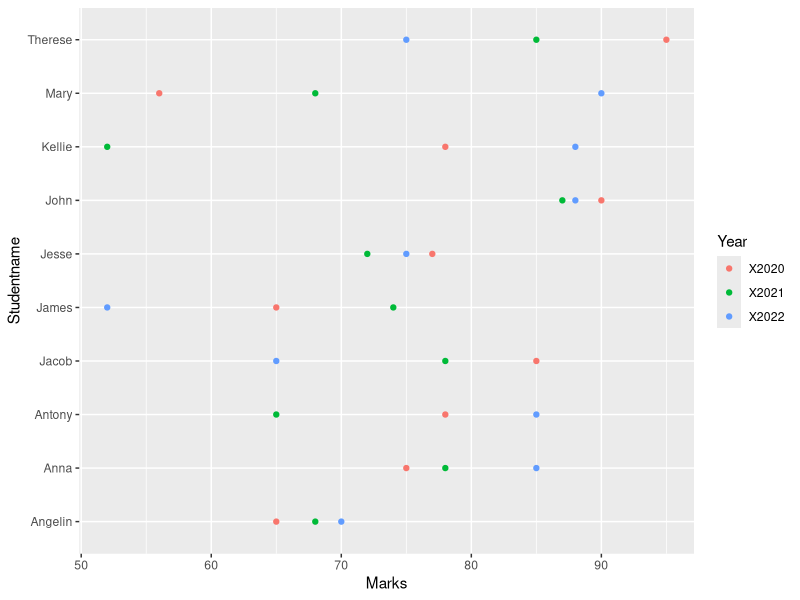
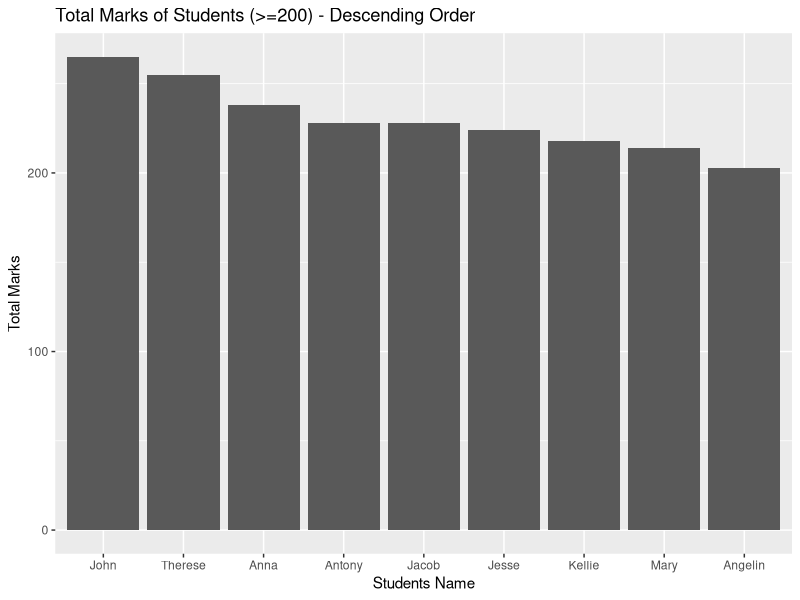

The R source for these figures, in order: (Note: this script raises an error after producing the figures.)
## ---- chunk 1
knitr::opts_chunk$set(echo = TRUE)
## ---- chunk 2
dir=getwd()
## ---- chunk 3
setwd(dir)
## ---- chunk 4
#DO NOT CHANGE THE CODE BELOW!
word_count <- function(s)
  {
    return(length(strsplit(str, "\\s+")[[1]]))
  }
## ---- chunk 5
#Put your R code to produce the correct dataframe here

# load CSV into  data frame
df <- read.csv("Studentmarks.csv")

# Checking the structure of the dataframe df
str(df)

# Converting the dob column into a date object
df$dob <- as.Date(df$dob, format = "%d/%m/%Y")  # Adjust the format as needed

# Checking the structure of the dataframe again to confirm the conversion
str(df)

# Calculate the current age from the dob column and store it in a new column 'age1'
df$age1 <- round(as.numeric(difftime(Sys.Date(), df$dob, units = "days")) / 365.25, 5)

# View the updated dataframe
head(df)

# Extract day, month, and year from the dob column into separate columns
df$day <- as.integer(format(df$dob, "%d"))  # Extract day
df$month <- as.integer(format(df$dob, "%m"))  # Extract month
df$year <- as.integer(format(df$dob, "%Y"))  # Extract year

# View the updated dataframe
head(df)

#Extracting the current year 
current_year <- as.integer(format(Sys.Date(), "%Y"))

#Calculate age using year only and store it in a new column 'age2'
df$age2 <- current_year - df$year

#updated dataframe
print(df)

#drop dob column
df$dob <- NULL

#view updated df
print(df)

#change name of column 'day'to 'date'
colnames(df)[which(names(df) == "day")] <- "date"

#view updated df
print(df)

#reorder the columns
df <- df[, c("StudentID","Studentname","date","month","year","X2020","X2021","X2022","age1","age2")]

#view updated df
print(df)

#
## ---- chunk 6
#Use your own words to explain how the code works.
str<-"Your logical Explanation for 1.a"
print(paste("Word Count: ",word_count(str)))
## ---- chunk 7
#Put your R code to produce the correct chart here
# Load ggplot2 library
library(ggplot2)

# Create scatter plot with labels and color legend title
ggplot(df) +
  geom_point(aes(x = X2020, y = Studentname, color = "X2020")) +
  geom_point(aes(x = X2021, y = Studentname, color = "X2021")) +
  geom_point(aes(x = X2022, y = Studentname, color = "X2022")) +
  labs(x = "Marks", y = "Studentname", color = "Year")

## ---- chunk 8
#Use your own words to explain how the code works.
str<-"Your logical Explanation for 1.b"
print(paste("Word Count: ",word_count(str)))
## ---- chunk 9
#Put your R code to produce the correct chart here
# Load necessary libraries
library(dplyr)
library(ggplot2)

df %>%
  mutate(total_marks = X2020 + X2021 + X2022) %>%
  filter(total_marks >= 200) %>%
  ggplot(aes(x = reorder(Studentname, -total_marks), y = total_marks)) +
  geom_bar(stat = "identity") +
  labs(x = "Students Name", y = "Total Marks", title = "Total Marks of Students (>=200) - Descending Order")


## ---- chunk 10
#Use your own words to explain how the code works.
str<-"Your logical Explanation for 1.c"
print(paste("Word Count: ",word_count(str)))
## ---- chunk 11
#Put your Code here

#loading dirty_iris.csv data
dirty_iris <- read.csv("dirty_iris.csv", header=TRUE)
dirty_iris

#gives the dimension of the dataset
dim(dirty_iris)

## ---- chunk 12
#Print  Missing Values details
sapply(dirty_iris, function(x) sum(is.na(x)))
## ---- chunk 13
# sapply() applies the sum function to each column in the dataframe to count empty strings
empty_strings <- sapply(dirty_iris, function(x) sum(x == "", na.rm = TRUE))
empty_strings
## ---- chunk 14
# Replacing all empty strings in the Species column with NA
dirty_iris$Species[dirty_iris$Species == ""] <- NA

#Checking again if empty strings exists or not
sum(dirty_iris$Species== "", na.rm=TRUE)

#Checking number of NAs again
sapply(dirty_iris, function(x) sum(is.na(x)))

#displaying data types of the columns
sapply(dirty_iris, class)
## ---- chunk 15
#Finding the indices of missing values(NA) in Petal.Length and Species feature
ind1 <- which(is.na(dirty_iris$Petal.Length))
ind1
ind2 <- which(is.na(dirty_iris$Species)) 
ind2

## ---- chunk 16
#Displays the full rows of missing values(NA) from Petal.length

ind1
dirty_iris[ind1, ]

#Excluding specific rows (ind1) from the dirty_iris to display a cleaned dataset only
dirty_iris[-ind1, ]

#Displays the full rows of missing values(NA) from Species column
ind2
dirty_iris[ind2, ]

# Excluding specific rows (ind2) from the dirty_iris to display a cleaned dataset only
dirty_iris[-ind2, ]
## ---- chunk 17
#Displaying statistical information about the dataset
summary(dirty_iris)
## ---- chunk 18
# colMeans() function returns the ratio of NAs for each column
print(colMeans(is.na(dirty_iris))*100 )

## ---- chunk 19
# Create a new dataset that identifies whether values are missing (TRUE/FALSE)
missing_data <- dirty_iris %>%
  mutate_all(~ ifelse(is.na(.), "Missing", "Not Missing")) %>%
  gather(key = "Feature", value = "MissingStatus")

# View the transformed data
head(missing_data)



## ---- chunk 20
# Create a bar plot to show the distribution of missing vs. not missing values per feature
ggplot(missing_data, aes(x = Feature, fill = MissingStatus)) +
  geom_bar() +
  labs(title = "Missing vs Non-Missing Values by Feature",
       x = "Features",
       y = "Count",
       fill = "Missing Status") +
  theme_minimal() +
  theme(axis.text.x = element_text(angle = 45, hjust = 1))

## ---- chunk 21
# Load ggplot2 package if not already
library(ggplot2)

# Create a histogram with density plot
ggplot(dirty_iris, aes(x = Petal.Length)) +
  geom_histogram(aes(y = ..density..), bins = 20, fill = "lightblue", color = "black") +
  geom_density(color = "red", size = 1) +
  labs(title = "Histogram and Density Plot ",
       x = "Petal.Length",
       y = "Density") +
  theme_minimal()

## ---- chunk 22
write.csv(dirty_iris, "dirty_iris_miss.csv", row.names = FALSE)
## ---- chunk 23
#Put your explanation here
str<-"Your logical Explanation for 2.a"
print(paste("Word Count: ",word_count(str)))
## ---- chunk 24
#Put your Code here

dat <- read.csv("dirty_iris_miss.csv")

#Replace Missing vlauses in Sepal.Length by median value
#ind1 is the indices of missing values of Petal.length
media<- median(dat$Petal.Length[-ind1])
print(paste("median:",media))
dat$Petal.Length[ind1] <- media
dat[ind1, ]
## ---- chunk 25
# Statistical summary for clean data and imputed data
dirty_summary <- summary(dirty_iris$Petal.Length)
imputed_summary <- summary(dat$Petal.Length)

# Standard deviation and Variance
dirty_sd <- sd(dirty_iris$Petal.Length,na.rm = TRUE)
dirty_var <- var(dirty_iris$Petal.Length,na.rm = TRUE)
imputed_sd <- sd(dat$Petal.Length)
imputed_var <- var(dat$Petal.Length)

# Display statistical summary of clean and imputed data
print("Statistical info of Petal.Length")
cat("Dirty dataset summary:\n")
print(dirty_summary)
cat("Imputed summary:\n")
print(imputed_summary)

# Display sd and variances
print(paste("Dirty Data SD:", dirty_sd))
print(paste("Imputed Data SD:", imputed_sd))
print(paste("Dirty Data Variance:", dirty_var))
print(paste("Imputed Data Variance:", imputed_var))



## ---- chunk 26
#Graphical Comparision
ggplot(dirty_iris, aes(x = Petal.Length)) +
  geom_histogram(binwidth = 0.2,color = "red") +
  labs(title = "Histogram of Petal Length", x = "Petal Length", y = "Count")
## ---- chunk 27
#Put your explanation here for 2.b
str<-"Your logical Explanation"
print(paste("Word Count: ",word_count(str)))
## ---- chunk 28
#Put your Code here

##  Replace Missing vlauses in  Species by median value



ind_species <- which(is.na(dat$Species))
ind
kk<-as.numeric(dat$Species[-ind])

kk
mod<- mode(dat$Species[-ind])



dat$Species[ind] <- mod



## ---- chunk 29
#Put your explanation here for 2.c
str<-"Your logical Explanation for 2.c"
print(paste("Word Count: ",word_count(str)))
## ---- chunk 30
#Put your Code here


## ---- chunk 31
#Put your explanation here for 2.d
str<-"Your logical Explanation for 2.d"
print(paste("Word Count: ",word_count(str)))
## ---- chunk 32
sign <- TRUE
print(paste("I confirm that the work submitted is my own and has been completed without assistance or collaboration with others. I understand that submitting work that is not my own may result in academic misconduct.",sign))
